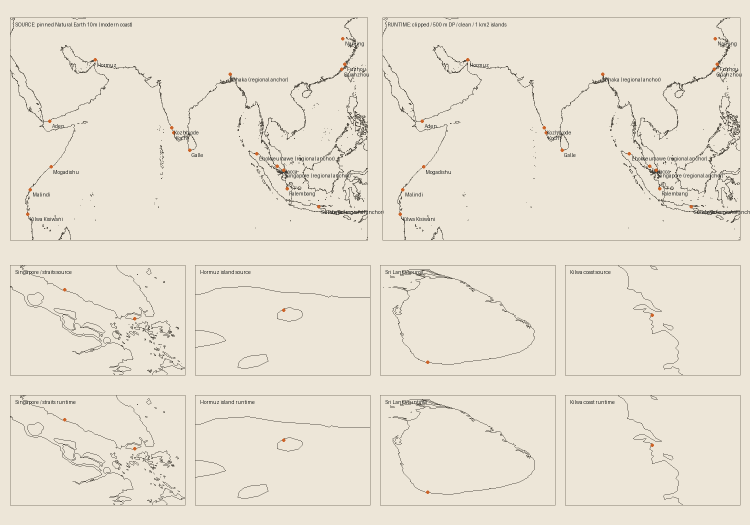
#> input picture scripts/geo/zheng-he/evidence/coastline-comparison.png, 1500 x 1050 px, given in place of coastline-comparison.png.jpg, which was not available (shown at 1/2 size)
$ python coast-segment.py ../zheng-he/evidence/coastline-comparison.png
#> lines starting #> are read from the running program, lines starting #| are printed output that depends on the picture; after the words box and inside, x2 and y2 are one past the last pixel; in counts of white or black regions, pixels touching at a corner belong together; pictures that were not available may be replaced by others from this repository, and a replacement may not be noted
"""Source-pixel guide extraction only, not a published polygon. Shared lines.ts
snaps these dense via guides to the printed ink. Processing parameters and full
native-pixel guides are recorded in work/G#-coast-via.json. Requires existing
local Pillow/OpenCV/SciPy; no project dependencies are installed or modified.
"""
from pathlib import Path
import sys,json,cv2,numpy as np
from PIL import Image
from scipy.ndimage import distance_transform_edt,binary_fill_holes
Image.MAX_IMAGE_PIXELS=None
root=Path(__file__).parent
name=sys.argv[1]
im=Image.open(root/'raw'/f'{name}.jpg')
#> im is the input picture: PIL image 1500x1050 RGB; mean R, G, B 232.3, 225.3, 211.4
width,height=im.size
#> width = 1500; height = 1050
if name=='G16':
    im.draft('RGB',(4000,2400));im.thumbnail((4000,2400));a=np.array(im);scale=width/a.shape[1]
    gray=cv2.cvtColor(a,cv2.COLOR_RGB2GRAY);smooth=cv2.GaussianBlur(gray,(5,5),0)
    mask=(smooth<226).astype('uint8')*255
    mask=cv2.morphologyEx(mask,cv2.MORPH_CLOSE,np.ones((3,3),np.uint8))
    seed=[9683,5845]
    method='grayscale Gaussian5 processingpixels, mean<226, close3pixels; connected Singapore/Johor source-land component; 32nativepx via guides; diagnostic only'
else:
    scale=3 if name=='G9' else 2
    im=im.resize((width//scale,height//scale));a=np.array(im).astype('int16');r,g,b=a[:,:,0],a[:,:,1],a[:,:,2]
#> after `im = im.resize((width // scale, height // scale))`:
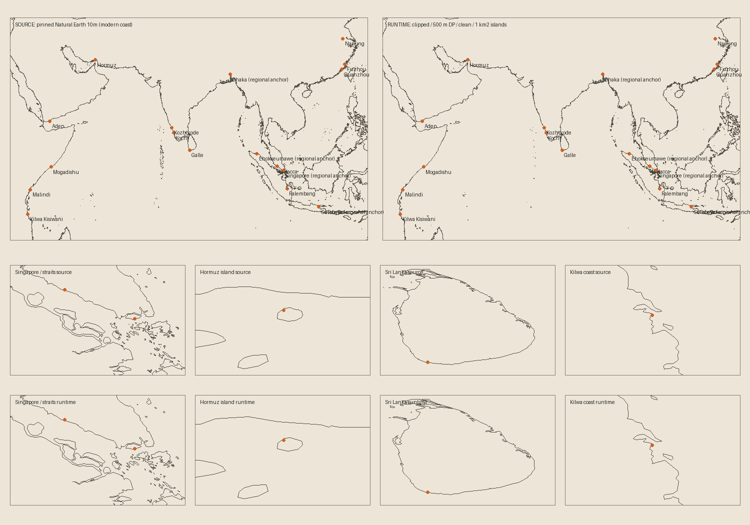
#> im: PIL image 750x525 RGB; mean R, G, B 232.3, 225.3, 211.4
#> after `r, g, b = (a[:, :, 0], a[:, :, 1], a[:, :, 2])`:
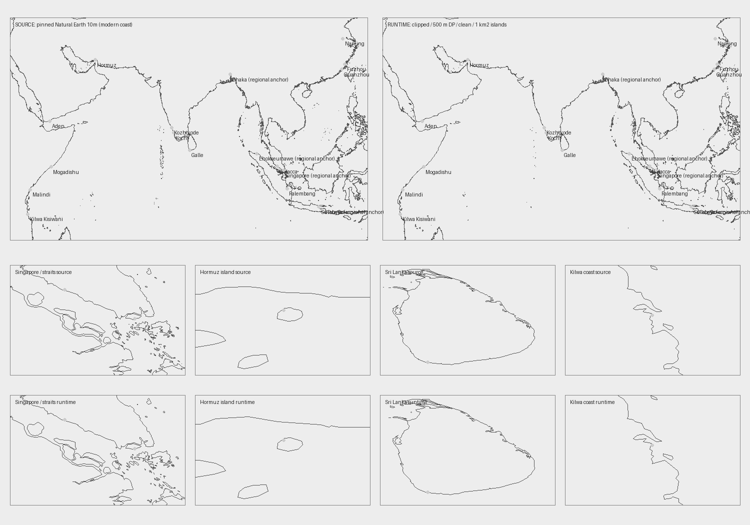
#> r: shape (525, 750) int16; min 48, max 255, mean 232.3
#> after `r, g, b = (a[:, :, 0], a[:, :, 1], a[:, :, 2])`:
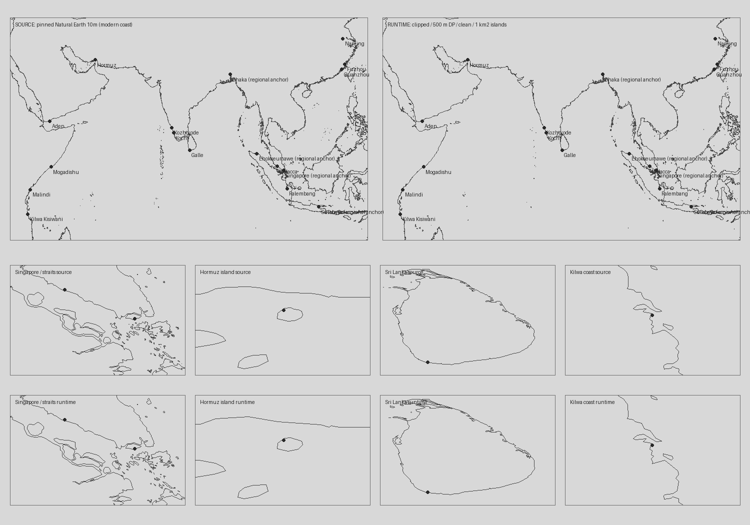
#> b: shape (525, 750) int16; min 26, max 234, mean 211.4
    if name=='G9':
        water=(r-g<8)&(g-b>4)&(g>100);land=(r-g>=10)&(r-b>15)&(r>105);kernel=3;seed=[6000,3300]
        method='land r-g>=10/r-b>15, water r-g<8/g-b>4, nearestclassfill; close3processingpx; connectedmainland; externalboundarysample32nativepx'
    else:
        lum=(r+g+b)/3;sat=np.maximum(np.maximum(r,g),b)-np.minimum(np.minimum(r,g),b)
#> after `sat = np.maximum(np.maximum(r, g), b) - np.minimum(np.minimum(r, g), b`:
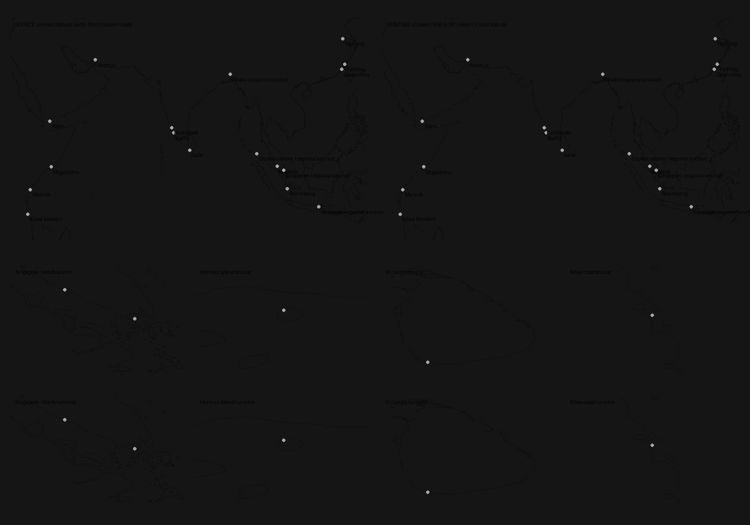
#> sat: shape (525, 750) int16; min 4, max 180, mean 20.9
        water=(lum>222)&(sat<38);land=((g-r>13)&(g-b>6))|((b-r>14)&(b-g>5))|((r-g>25)&(r-b>25)&(g<200));kernel=5;seed=[3000,3000]
#> after `water = (lum > 222) & (sat < 38)`:
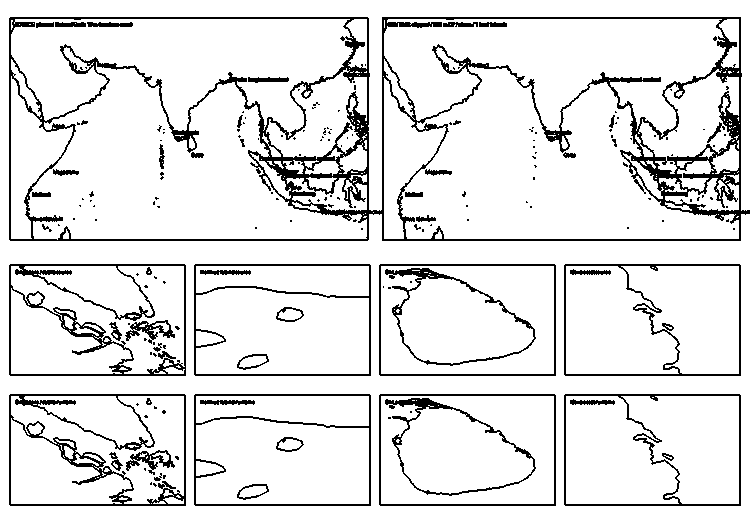
#> water: shape (525, 750) bool; 89.5% white; black in thin lines or dots
#> after `land = (g - r > 13) & (g - b > 6) | (b - r > 14) & (b - g > 5) | (r - `:
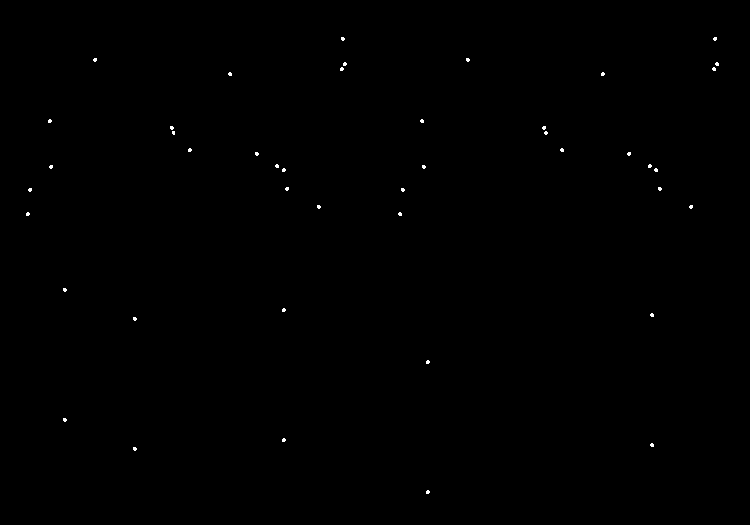
#> land: shape (525, 750) bool; 0.14% white in thin lines or dots, all inside (x1, y1, x2, y2) = (26, 37, 719, 494)
        method='water paleunsaturatedmean>222/sat<38; landgreen/blue/redknownclasses; nearestfill; close5processingpx; connectedmainland; boundarysample32nativepx'
    indices=distance_transform_edt(~(water|land),return_distances=False,return_indices=True)
    mask=(~water[indices[0],indices[1]]).astype('uint8')*255
#> mask: shape (525, 750); 0.2% white; 40 white regions (32 under 20 px), largest, box (x1, y1, x2, y2) and area: (274, 164, 288, 174) 63, (647, 164, 661, 174) 59, (712, 62, 720, 72) 44
    mask=cv2.morphologyEx(mask,cv2.MORPH_CLOSE,np.ones((kernel,kernel),np.uint8))
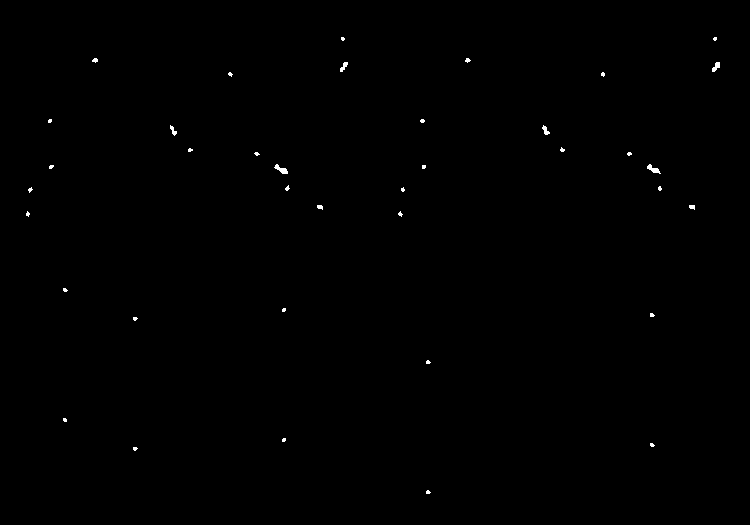
#> mask: shape (525, 750); 0.2% white; 38 white regions (29 under 20 px), largest, box (x1, y1, x2, y2) and area: (274, 164, 288, 174) 66, (647, 164, 661, 174) 62, (712, 62, 720, 72) 48
count,labels,stats,centres=cv2.connectedComponentsWithStats(mask,8)
#> labels: shape (525, 750) int32; 39 distinct labels, from 0 to 38
#> count = 39; stats = 39 rows, first 6: [0, 0, 750, 525, 392949], [341, 37, 4, 4, 13], [713, 37, 4, 4, 13], [92, 58, 6, 5, 21], [465, 58, 6, 5, 19], [340, 62, 8, 10, 42]; centres = 39 pairs, first value 27.4 to 715.7, second value 38.38 to 491.7
#> (the run stopped early here; a loop or call above may not have finished)
